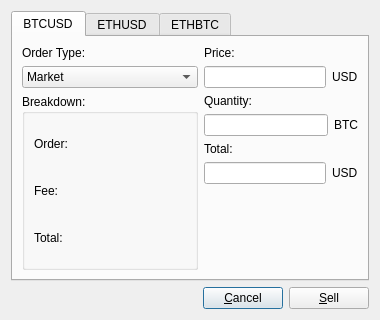
<?xml version="1.0" encoding="UTF-8"?>
<ui version="4.0">
 <class>SellDialog</class>
 <widget class="QDialog" name="SellDialog">
  <property name="geometry">
   <rect>
    <x>0</x>
    <y>0</y>
    <width>380</width>
    <height>320</height>
   </rect>
  </property>
  <property name="minimumSize">
   <size>
    <width>380</width>
    <height>320</height>
   </size>
  </property>
  <property name="maximumSize">
   <size>
    <width>380</width>
    <height>320</height>
   </size>
  </property>
  <property name="windowTitle">
   <string>Sell</string>
  </property>
  <layout class="QGridLayout" name="gridLayout">
   <item row="1" column="0">
    <layout class="QHBoxLayout" name="horizontalLayout">
     <item>
      <spacer name="horizontalSpacer">
       <property name="orientation">
        <enum>Qt::Horizontal</enum>
       </property>
       <property name="sizeHint" stdset="0">
        <size>
         <width>40</width>
         <height>20</height>
        </size>
       </property>
      </spacer>
     </item>
     <item>
      <widget class="QPushButton" name="cancelButton">
       <property name="text">
        <string>&amp;Cancel</string>
       </property>
      </widget>
     </item>
     <item>
      <widget class="QPushButton" name="sellButton">
       <property name="text">
        <string>&amp;Sell</string>
       </property>
      </widget>
     </item>
    </layout>
   </item>
   <item row="0" column="0">
    <widget class="QTabWidget" name="sellTabWidget">
     <property name="currentIndex">
      <number>0</number>
     </property>
     <widget class="QWidget" name="btcUsdTab">
      <attribute name="title">
       <string>BTCUSD</string>
      </attribute>
      <layout class="QGridLayout" name="gridLayout_2">
       <item row="0" column="0">
        <layout class="QVBoxLayout" name="verticalLayout_2">
         <item>
          <widget class="QLabel" name="label">
           <property name="text">
            <string>Order Type:</string>
           </property>
          </widget>
         </item>
         <item>
          <widget class="QComboBox" name="btcUsdOrderTypeCB">
           <property name="sizePolicy">
            <sizepolicy hsizetype="MinimumExpanding" vsizetype="Fixed">
             <horstretch>0</horstretch>
             <verstretch>0</verstretch>
            </sizepolicy>
           </property>
           <item>
            <property name="text">
             <string>Market</string>
            </property>
           </item>
           <item>
            <property name="text">
             <string>Limit</string>
            </property>
           </item>
           <item>
            <property name="text">
             <string>Auction-Only (AO) Limit</string>
            </property>
           </item>
           <item>
            <property name="text">
             <string>Maker-or-Cancel (MOC)</string>
            </property>
           </item>
           <item>
            <property name="text">
             <string>Immediate-or-Cancel (IOC)</string>
            </property>
           </item>
          </widget>
         </item>
        </layout>
       </item>
       <item row="0" column="1" rowspan="2">
        <layout class="QVBoxLayout" name="verticalLayout">
         <item>
          <widget class="QLabel" name="label_2">
           <property name="text">
            <string>Price:</string>
           </property>
          </widget>
         </item>
         <item>
          <layout class="QHBoxLayout" name="horizontalLayout_4">
           <item>
            <widget class="QLineEdit" name="btcUsdPriceLE"/>
           </item>
           <item>
            <widget class="QLabel" name="label_7">
             <property name="text">
              <string>USD</string>
             </property>
            </widget>
           </item>
          </layout>
         </item>
         <item>
          <widget class="QLabel" name="label_3">
           <property name="text">
            <string>Quantity:</string>
           </property>
          </widget>
         </item>
         <item>
          <layout class="QHBoxLayout" name="horizontalLayout_3">
           <item>
            <widget class="QLineEdit" name="btcUsdQuantityLE"/>
           </item>
           <item>
            <widget class="QLabel" name="label_6">
             <property name="text">
              <string>BTC</string>
             </property>
            </widget>
           </item>
          </layout>
         </item>
         <item>
          <widget class="QLabel" name="label_4">
           <property name="text">
            <string>Total:</string>
           </property>
          </widget>
         </item>
         <item>
          <layout class="QHBoxLayout" name="horizontalLayout_2">
           <item>
            <widget class="QLineEdit" name="btcUsdTotalLE"/>
           </item>
           <item>
            <widget class="QLabel" name="label_5">
             <property name="text">
              <string>USD</string>
             </property>
            </widget>
           </item>
          </layout>
         </item>
         <item>
          <spacer name="verticalSpacer">
           <property name="orientation">
            <enum>Qt::Vertical</enum>
           </property>
           <property name="sizeHint" stdset="0">
            <size>
             <width>20</width>
             <height>40</height>
            </size>
           </property>
          </spacer>
         </item>
        </layout>
       </item>
       <item row="1" column="0">
        <widget class="QGroupBox" name="btcUsdBreakdownGB">
         <property name="sizePolicy">
          <sizepolicy hsizetype="Preferred" vsizetype="MinimumExpanding">
           <horstretch>0</horstretch>
           <verstretch>0</verstretch>
          </sizepolicy>
         </property>
         <property name="title">
          <string>Breakdown:</string>
         </property>
         <layout class="QGridLayout" name="gridLayout_6">
          <item row="0" column="0">
           <layout class="QVBoxLayout" name="verticalLayout_11">
            <item>
             <widget class="QLabel" name="label_36">
              <property name="sizePolicy">
               <sizepolicy hsizetype="Preferred" vsizetype="Preferred">
                <horstretch>0</horstretch>
                <verstretch>0</verstretch>
               </sizepolicy>
              </property>
              <property name="text">
               <string>Order:</string>
              </property>
             </widget>
            </item>
            <item>
             <widget class="QLabel" name="label_38">
              <property name="sizePolicy">
               <sizepolicy hsizetype="Preferred" vsizetype="Preferred">
                <horstretch>0</horstretch>
                <verstretch>0</verstretch>
               </sizepolicy>
              </property>
              <property name="text">
               <string>Fee:</string>
              </property>
             </widget>
            </item>
            <item>
             <widget class="QLabel" name="label_40">
              <property name="sizePolicy">
               <sizepolicy hsizetype="Preferred" vsizetype="Preferred">
                <horstretch>0</horstretch>
                <verstretch>0</verstretch>
               </sizepolicy>
              </property>
              <property name="text">
               <string>Total:</string>
              </property>
             </widget>
            </item>
           </layout>
          </item>
          <item row="0" column="1">
           <layout class="QVBoxLayout" name="verticalLayout_12">
            <item>
             <widget class="QLabel" name="btcUsdOrderLabel">
              <property name="sizePolicy">
               <sizepolicy hsizetype="MinimumExpanding" vsizetype="Preferred">
                <horstretch>0</horstretch>
                <verstretch>0</verstretch>
               </sizepolicy>
              </property>
              <property name="text">
               <string/>
              </property>
             </widget>
            </item>
            <item>
             <widget class="QLabel" name="btcUsdFeeLabel">
              <property name="sizePolicy">
               <sizepolicy hsizetype="MinimumExpanding" vsizetype="Preferred">
                <horstretch>0</horstretch>
                <verstretch>0</verstretch>
               </sizepolicy>
              </property>
              <property name="text">
               <string/>
              </property>
             </widget>
            </item>
            <item>
             <widget class="QLabel" name="btcUsdTotalLabel">
              <property name="sizePolicy">
               <sizepolicy hsizetype="MinimumExpanding" vsizetype="Preferred">
                <horstretch>0</horstretch>
                <verstretch>0</verstretch>
               </sizepolicy>
              </property>
              <property name="text">
               <string/>
              </property>
             </widget>
            </item>
           </layout>
          </item>
         </layout>
        </widget>
       </item>
      </layout>
     </widget>
     <widget class="QWidget" name="ethUsdTab">
      <attribute name="title">
       <string>ETHUSD</string>
      </attribute>
      <layout class="QGridLayout" name="gridLayout_4">
       <item row="0" column="0">
        <layout class="QVBoxLayout" name="verticalLayout_7">
         <item>
          <widget class="QLabel" name="label_22">
           <property name="text">
            <string>Order Type:</string>
           </property>
          </widget>
         </item>
         <item>
          <widget class="QComboBox" name="ethUsdOrderTypeCB">
           <property name="sizePolicy">
            <sizepolicy hsizetype="Expanding" vsizetype="Fixed">
             <horstretch>0</horstretch>
             <verstretch>0</verstretch>
            </sizepolicy>
           </property>
           <item>
            <property name="text">
             <string>Market</string>
            </property>
           </item>
           <item>
            <property name="text">
             <string>Limit</string>
            </property>
           </item>
           <item>
            <property name="text">
             <string>Auction-Only (AO) Limit</string>
            </property>
           </item>
           <item>
            <property name="text">
             <string>Maker-or-Cancel (MOC)</string>
            </property>
           </item>
           <item>
            <property name="text">
             <string>Immediate-or-Cancel (IOC)</string>
            </property>
           </item>
          </widget>
         </item>
        </layout>
       </item>
       <item row="0" column="1" rowspan="2">
        <layout class="QVBoxLayout" name="verticalLayout_8">
         <item>
          <widget class="QLabel" name="label_23">
           <property name="text">
            <string>Price:</string>
           </property>
          </widget>
         </item>
         <item>
          <layout class="QHBoxLayout" name="horizontalLayout_13">
           <item>
            <widget class="QLineEdit" name="ethUsdPriceLE"/>
           </item>
           <item>
            <widget class="QLabel" name="label_24">
             <property name="text">
              <string>USD</string>
             </property>
            </widget>
           </item>
          </layout>
         </item>
         <item>
          <widget class="QLabel" name="label_25">
           <property name="text">
            <string>Quantity:</string>
           </property>
          </widget>
         </item>
         <item>
          <layout class="QHBoxLayout" name="horizontalLayout_14">
           <item>
            <widget class="QLineEdit" name="ethUsdQuantityLE"/>
           </item>
           <item>
            <widget class="QLabel" name="label_26">
             <property name="text">
              <string>ETH</string>
             </property>
            </widget>
           </item>
          </layout>
         </item>
         <item>
          <widget class="QLabel" name="label_27">
           <property name="text">
            <string>Total:</string>
           </property>
          </widget>
         </item>
         <item>
          <layout class="QHBoxLayout" name="horizontalLayout_15">
           <item>
            <widget class="QLineEdit" name="ethUsdTotalLE"/>
           </item>
           <item>
            <widget class="QLabel" name="label_28">
             <property name="text">
              <string>USD</string>
             </property>
            </widget>
           </item>
          </layout>
         </item>
         <item>
          <spacer name="verticalSpacer_4">
           <property name="orientation">
            <enum>Qt::Vertical</enum>
           </property>
           <property name="sizeHint" stdset="0">
            <size>
             <width>20</width>
             <height>40</height>
            </size>
           </property>
          </spacer>
         </item>
        </layout>
       </item>
       <item row="1" column="0">
        <widget class="QGroupBox" name="ethUsdBreakdownGB">
         <property name="sizePolicy">
          <sizepolicy hsizetype="Preferred" vsizetype="MinimumExpanding">
           <horstretch>0</horstretch>
           <verstretch>0</verstretch>
          </sizepolicy>
         </property>
         <property name="title">
          <string>Breakdown:</string>
         </property>
         <layout class="QGridLayout" name="gridLayout_7">
          <item row="0" column="0">
           <layout class="QVBoxLayout" name="verticalLayout_13">
            <item>
             <widget class="QLabel" name="label_42">
              <property name="sizePolicy">
               <sizepolicy hsizetype="Preferred" vsizetype="Preferred">
                <horstretch>0</horstretch>
                <verstretch>0</verstretch>
               </sizepolicy>
              </property>
              <property name="text">
               <string>Order:</string>
              </property>
             </widget>
            </item>
            <item>
             <widget class="QLabel" name="label_43">
              <property name="sizePolicy">
               <sizepolicy hsizetype="Preferred" vsizetype="Preferred">
                <horstretch>0</horstretch>
                <verstretch>0</verstretch>
               </sizepolicy>
              </property>
              <property name="text">
               <string>Fee:</string>
              </property>
             </widget>
            </item>
            <item>
             <widget class="QLabel" name="label_44">
              <property name="sizePolicy">
               <sizepolicy hsizetype="Preferred" vsizetype="Preferred">
                <horstretch>0</horstretch>
                <verstretch>0</verstretch>
               </sizepolicy>
              </property>
              <property name="text">
               <string>Total:</string>
              </property>
             </widget>
            </item>
           </layout>
          </item>
          <item row="0" column="1">
           <layout class="QVBoxLayout" name="verticalLayout_14">
            <item>
             <widget class="QLabel" name="ethUsdOrderLabel">
              <property name="sizePolicy">
               <sizepolicy hsizetype="MinimumExpanding" vsizetype="Preferred">
                <horstretch>0</horstretch>
                <verstretch>0</verstretch>
               </sizepolicy>
              </property>
              <property name="text">
               <string/>
              </property>
             </widget>
            </item>
            <item>
             <widget class="QLabel" name="ethUsdFeeLabel">
              <property name="sizePolicy">
               <sizepolicy hsizetype="MinimumExpanding" vsizetype="Preferred">
                <horstretch>0</horstretch>
                <verstretch>0</verstretch>
               </sizepolicy>
              </property>
              <property name="text">
               <string/>
              </property>
             </widget>
            </item>
            <item>
             <widget class="QLabel" name="ethUsdTotalLabel">
              <property name="sizePolicy">
               <sizepolicy hsizetype="MinimumExpanding" vsizetype="Preferred">
                <horstretch>0</horstretch>
                <verstretch>0</verstretch>
               </sizepolicy>
              </property>
              <property name="text">
               <string/>
              </property>
             </widget>
            </item>
           </layout>
          </item>
         </layout>
        </widget>
       </item>
      </layout>
     </widget>
     <widget class="QWidget" name="ethBtcTab">
      <attribute name="title">
       <string>ETHBTC</string>
      </attribute>
      <layout class="QGridLayout" name="gridLayout_5">
       <item row="0" column="0">
        <layout class="QVBoxLayout" name="verticalLayout_9">
         <item>
          <widget class="QLabel" name="label_29">
           <property name="text">
            <string>Order Type:</string>
           </property>
          </widget>
         </item>
         <item>
          <widget class="QComboBox" name="ethBtcOrderTypeCB">
           <property name="sizePolicy">
            <sizepolicy hsizetype="Expanding" vsizetype="Fixed">
             <horstretch>0</horstretch>
             <verstretch>0</verstretch>
            </sizepolicy>
           </property>
           <item>
            <property name="text">
             <string>Market</string>
            </property>
           </item>
           <item>
            <property name="text">
             <string>Limit</string>
            </property>
           </item>
           <item>
            <property name="text">
             <string>Auction-Only (AO) Limit</string>
            </property>
           </item>
           <item>
            <property name="text">
             <string>Maker-or-Cancel (MOC)</string>
            </property>
           </item>
           <item>
            <property name="text">
             <string>Immediate-or-Cancel (IOC)</string>
            </property>
           </item>
          </widget>
         </item>
        </layout>
       </item>
       <item row="0" column="1" rowspan="2">
        <layout class="QVBoxLayout" name="verticalLayout_10">
         <item>
          <widget class="QLabel" name="label_30">
           <property name="text">
            <string>Price:</string>
           </property>
          </widget>
         </item>
         <item>
          <layout class="QHBoxLayout" name="horizontalLayout_16">
           <item>
            <widget class="QLineEdit" name="ethBtcPriceLE"/>
           </item>
           <item>
            <widget class="QLabel" name="label_31">
             <property name="text">
              <string>BTC</string>
             </property>
            </widget>
           </item>
          </layout>
         </item>
         <item>
          <widget class="QLabel" name="label_32">
           <property name="text">
            <string>Quantity:</string>
           </property>
          </widget>
         </item>
         <item>
          <layout class="QHBoxLayout" name="horizontalLayout_17">
           <item>
            <widget class="QLineEdit" name="ethBtcQuantityLE"/>
           </item>
           <item>
            <widget class="QLabel" name="label_33">
             <property name="text">
              <string>ETH</string>
             </property>
            </widget>
           </item>
          </layout>
         </item>
         <item>
          <widget class="QLabel" name="label_34">
           <property name="text">
            <string>Total:</string>
           </property>
          </widget>
         </item>
         <item>
          <layout class="QHBoxLayout" name="horizontalLayout_18">
           <item>
            <widget class="QLineEdit" name="ethBtcTotalLE"/>
           </item>
           <item>
            <widget class="QLabel" name="label_35">
             <property name="text">
              <string>BTC</string>
             </property>
            </widget>
           </item>
          </layout>
         </item>
         <item>
          <spacer name="verticalSpacer_5">
           <property name="orientation">
            <enum>Qt::Vertical</enum>
           </property>
           <property name="sizeHint" stdset="0">
            <size>
             <width>20</width>
             <height>40</height>
            </size>
           </property>
          </spacer>
         </item>
        </layout>
       </item>
       <item row="1" column="0">
        <widget class="QGroupBox" name="ethBtcBreakdownGB">
         <property name="sizePolicy">
          <sizepolicy hsizetype="Preferred" vsizetype="MinimumExpanding">
           <horstretch>0</horstretch>
           <verstretch>0</verstretch>
          </sizepolicy>
         </property>
         <property name="title">
          <string>Breakdown:</string>
         </property>
         <layout class="QGridLayout" name="gridLayout_8">
          <item row="0" column="0">
           <layout class="QVBoxLayout" name="verticalLayout_15">
            <item>
             <widget class="QLabel" name="label_48">
              <property name="sizePolicy">
               <sizepolicy hsizetype="Preferred" vsizetype="Preferred">
                <horstretch>0</horstretch>
                <verstretch>0</verstretch>
               </sizepolicy>
              </property>
              <property name="text">
               <string>Order:</string>
              </property>
             </widget>
            </item>
            <item>
             <widget class="QLabel" name="label_49">
              <property name="sizePolicy">
               <sizepolicy hsizetype="Preferred" vsizetype="Preferred">
                <horstretch>0</horstretch>
                <verstretch>0</verstretch>
               </sizepolicy>
              </property>
              <property name="text">
               <string>Fee:</string>
              </property>
             </widget>
            </item>
            <item>
             <widget class="QLabel" name="label_50">
              <property name="sizePolicy">
               <sizepolicy hsizetype="Preferred" vsizetype="Preferred">
                <horstretch>0</horstretch>
                <verstretch>0</verstretch>
               </sizepolicy>
              </property>
              <property name="text">
               <string>Total:</string>
              </property>
             </widget>
            </item>
           </layout>
          </item>
          <item row="0" column="1">
           <layout class="QVBoxLayout" name="verticalLayout_16">
            <item>
             <widget class="QLabel" name="ethBtcOrderLabel">
              <property name="sizePolicy">
               <sizepolicy hsizetype="MinimumExpanding" vsizetype="Preferred">
                <horstretch>0</horstretch>
                <verstretch>0</verstretch>
               </sizepolicy>
              </property>
              <property name="text">
               <string/>
              </property>
             </widget>
            </item>
            <item>
             <widget class="QLabel" name="ethBtcFeeLabel">
              <property name="sizePolicy">
               <sizepolicy hsizetype="MinimumExpanding" vsizetype="Preferred">
                <horstretch>0</horstretch>
                <verstretch>0</verstretch>
               </sizepolicy>
              </property>
              <property name="text">
               <string/>
              </property>
             </widget>
            </item>
            <item>
             <widget class="QLabel" name="ethBtcTotalLabel">
              <property name="sizePolicy">
               <sizepolicy hsizetype="MinimumExpanding" vsizetype="Preferred">
                <horstretch>0</horstretch>
                <verstretch>0</verstretch>
               </sizepolicy>
              </property>
              <property name="text">
               <string/>
              </property>
             </widget>
            </item>
           </layout>
          </item>
         </layout>
        </widget>
       </item>
      </layout>
     </widget>
    </widget>
   </item>
  </layout>
 </widget>
 <resources/>
 <connections/>
</ui>
